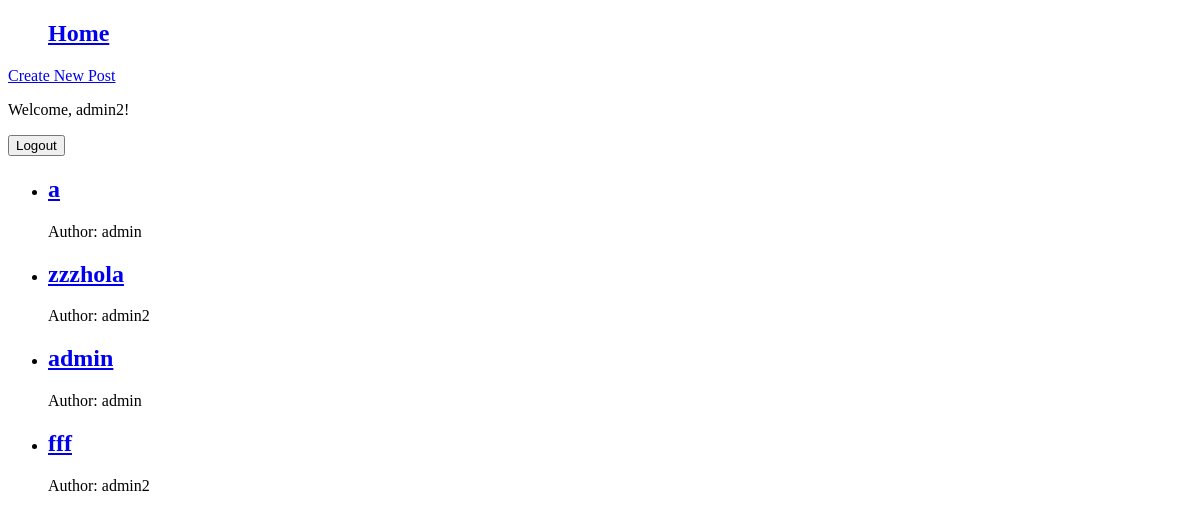
The page / (signed in) on the database as committed earlier.
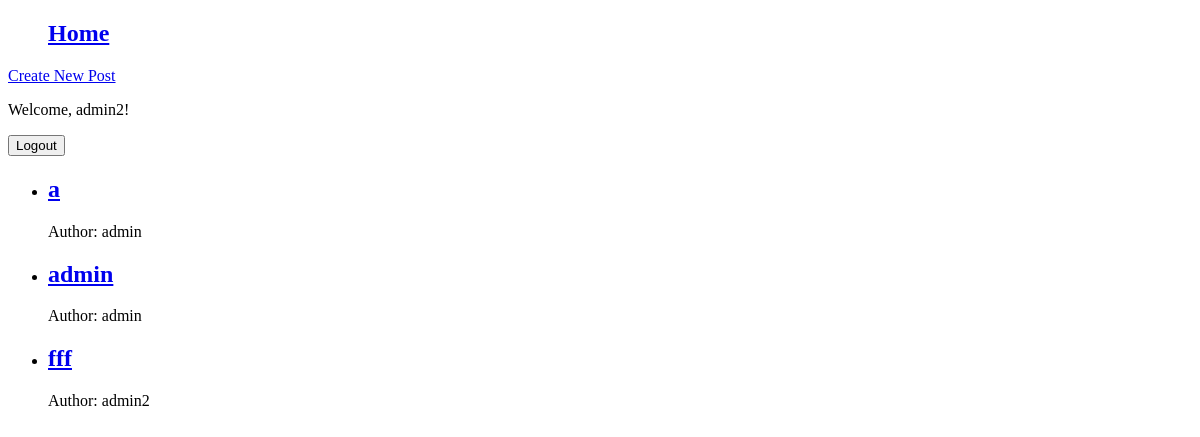
The same page on the database as committed later.
### blog/models.py (models this page shows, shortened)
class Post(models.Model):
    title = models.CharField(max_length=200)
    content = models.TextField()
    created_at = models.DateTimeField(auto_now_add=True)
    updated_at = models.DateTimeField(auto_now=True)
    author = models.ForeignKey('auth.User', on_delete=models.CASCADE)

### blog/views.py (the view)
# urls.py: path('', PostListView.as_view(), name='post_list'),
class PostListView( ListView):
    model = Post
    template_name = 'post_list.html'

### templates/post_list.html
{% extends "_base.html" %}
{% block content %}
    <ul>
        {% for post in post_list %}
            <li>
                <h2><a href="{% url 'post_detail' post.pk %}">{{ post.title }}</a></h2>
                <p>Author: {{ post.author }}</p>
            </li>
        {% endfor %}
    </ul>
    {% endblock content %}

Rows that differ between the two databases and show on the page:
removed Post: title "zzzhola", author "admin2"
